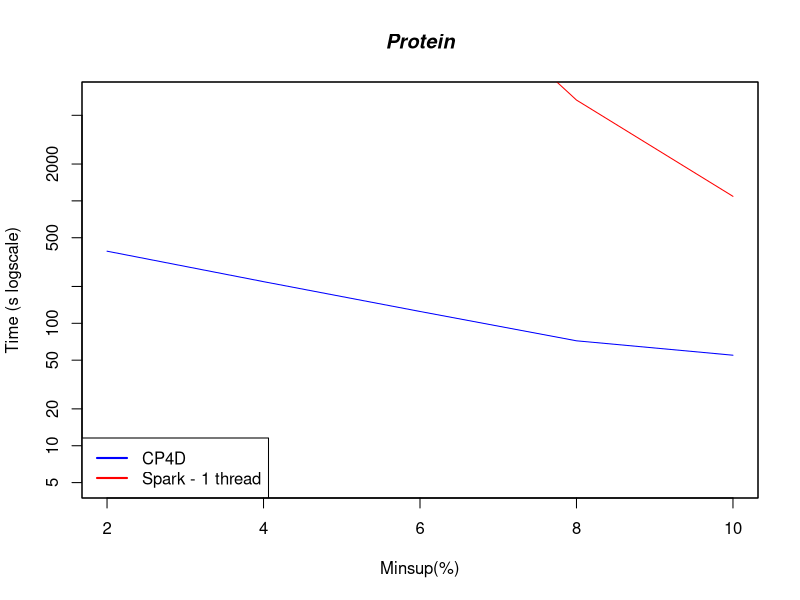

Reproduce this figure in R.


#DATA
xLabel <- c("2", "4", "6", "8", "10")
x <- c(1:5)

cp4d <- c(388.204, 218.849, 124.911, 71.952, 54.870)
spark1 <- c(100000, 100000, 100000, 6659.712, 1088.813)

#PLOT
plot(x,cp4d, log = "y", type="l", xlab="Minsup(%)", ylab="Time (s logscale)", col="blue", xaxt='n', ylim=c(5, 7000))
lines(x,spark1, col="red")

#Pretty up
title(main="Protein", font.main=4)
legend("bottomleft", legend=c("CP4D", "Spark - 1 thread"), lty=c(1,1),lwd=c(2,2), col=c("blue","red"))
axis(1, at=1:5, lab=xLabel)
box()
